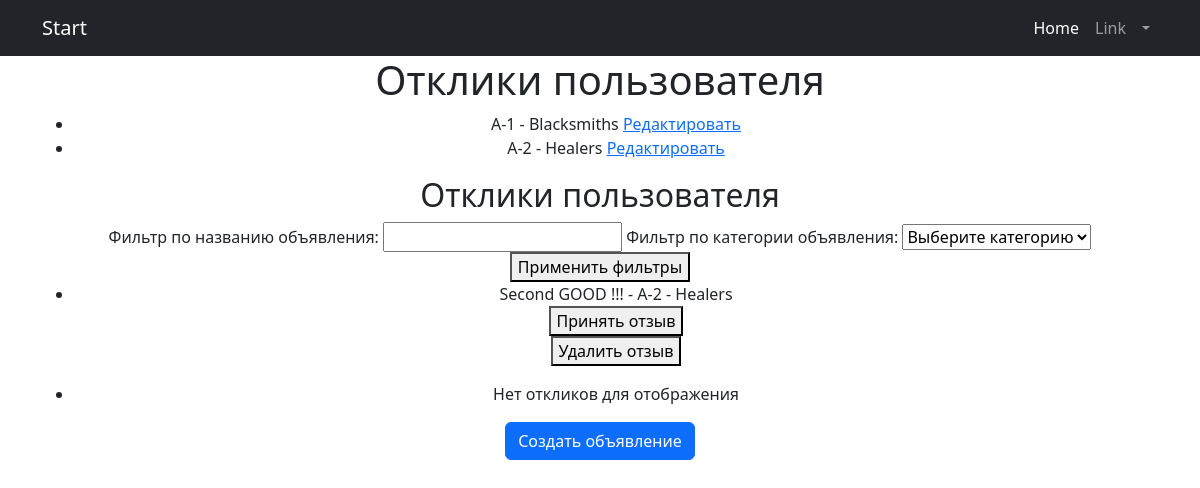
The app's page /user/responses/ (signed in), older data.
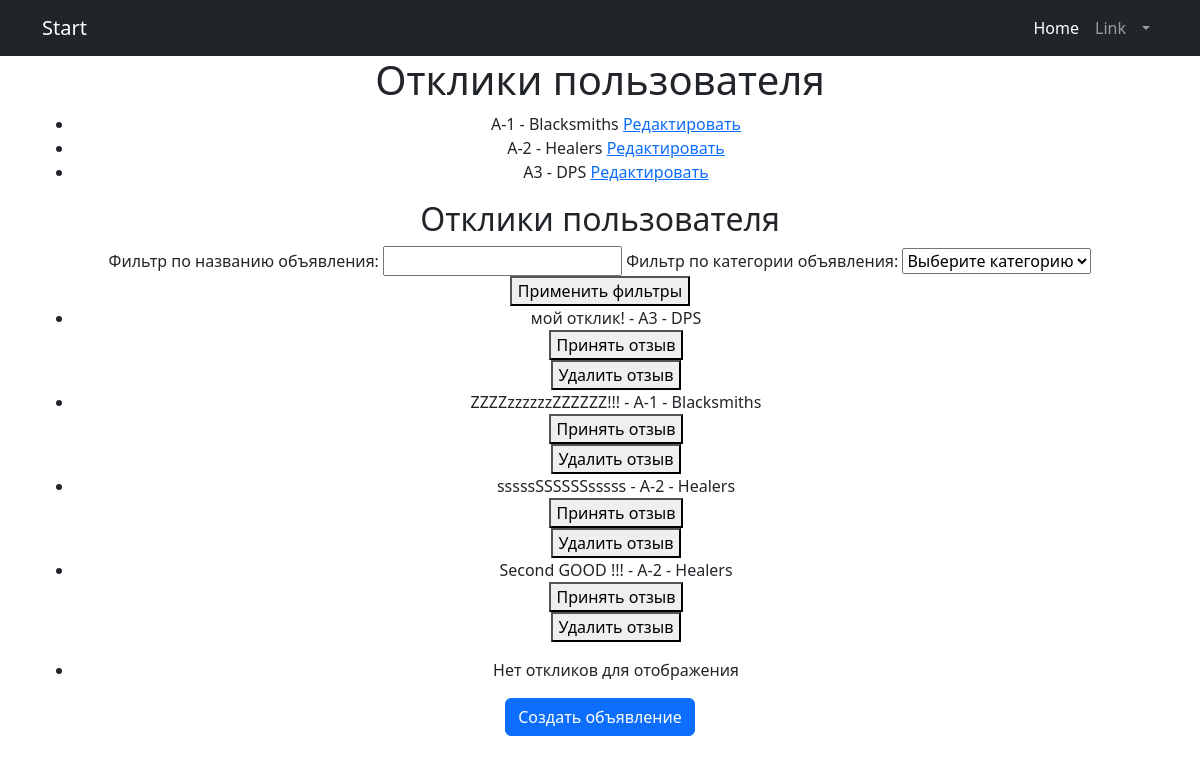
The same page, newer data.
### chat/models.py (models this page shows, shortened)
class Advertisement(models.Model):
    user = models.ForeignKey(settings.AUTH_USER_MODEL, on_delete=models.CASCADE)
    title = models.CharField(max_length=100)
    text = models.TextField()
    image = models.ImageField(upload_to='images/', blank=True, null=True)
    video = models.FileField(upload_to='videos/', blank=True, null=True)
    content = RichTextField()
    category_choices = [
        ('Tanks', 'Танки'),
        ('Healers', 'Хилы'),
        ('DPS', 'ДД'),
        ('Traders', 'Торговцы'),
        ('Guild Masters', 'Гилдмастеры'),
        ('Quest Givers', 'Квестгиверы'),
        ('Blacksmiths', 'Кузнецы'),
        ('Leatherworkers', 'Кожевники'),
        ('Alchemists', 'Зельевары'),
        ('Spellcasters', 'Мастера заклинаний'),
    ]
    category = models.CharField(max_length=20, choices=category_choices)

class Response(models.Model):
    advertisement = models.ForeignKey(Advertisement, on_delete=models.CASCADE, related_name='responses')
    user = models.ForeignKey(settings.AUTH_USER_MODEL, on_delete=models.CASCADE)
    content = models.TextField()
    accepted = models.BooleanField(default=False)
    visible_to_all = models.BooleanField(default=False)

### chat/views.py (the view)
# urls.py: path('user/responses/', views.user_responses, name='user_responses'),
def user_responses(request, advertisement_id=None):
    form = AdvertisementForm()
    user_id = request.user.id
    user_responses = filter_user_responses(user_id, title=request.GET.get('title'),
                                           category=request.GET.get('category'), advertisement_id=advertisement_id).order_by('-id')
    user_advertisements = Advertisement.objects.filter(user_id=user_id)
    return render(request, 'private.html',
                  {'form': form, 'user_responses': user_responses, 'user_advertisements': user_advertisements})

### chat/forms.py
class AdvertisementForm(forms.ModelForm):
    class Meta:
        model = Advertisement
        fields = ['title', 'text', 'category', 'image']

### chat/filter.py (called while the page is built)
def filter_user_responses(user_id, title=None, category=None, advertisement_id=None):
    responses = Response.objects.filter(user_id=user_id)
    if advertisement_id:
        responses = responses.filter(advertisement_id=advertisement_id)
    if title:
        responses = responses.filter(advertisement__title=title)
    if category:
        responses = responses.filter(advertisement__category=category)
    return responses

### chat/templates/private.html (shortened to what this page needs)
{% extends "default.html" %}
{% block content %}
<h1>Отклики пользователя</h1>
<ul>
    {% for advertisement in user_advertisements %}
        <li>
            {{ advertisement.title }} - {{ advertisement.category }}
            <a href="{% url 'advertisement_update' pk=advertisement.id %}">Редактировать</a>
        </li>
    {% empty %}
        <li>У вас пока нет объявлений. <a href="{% url 'advertisement_create' %}">Создать объявление</a></li>
    {% endfor %}
</ul>
<h2>Отклики пользователя</h2>
<form method="GET">
    <label for="title">Фильтр по названию объявления:</label>
    <input type="text" name="title" id="title" value="{{ request.GET.title }}">
    <label for="category">Фильтр по категории объявления:</label>
    <select name="category" id="category">
        <option value="">Выберите категорию</option>
    </select>
    <button type="submit">Применить фильтры</button>
</form>
<ul>
    {% for response in user_responses %}
        <li>
            {{ response.content }} - {{ response.advertisement.title }} - {{ response.advertisement.category }}
            <form action="{% url 'accept_response' response_id=response.id %}" method="post">
                <button type="submit">Принять отзыв</button>
            </form>
            <form action="{% url 'delete_response' response_id=response.id %}" method="post">
                <button type="submit">Удалить отзыв</button>
            </form>
        </li>
    {% empty %}
        <li>Нет откликов соответствующих выбранным фильтрам</li>
    {% endfor %}
</ul>
<ul>
    {% for response in all_responses %}
        <li>
            {{ response.content }} - {{ response.advertisement.title }} - {{ response.advertisement.category }}
        </li>
    {% empty %}
        <li>Нет откликов для отображения</li>
    {% endfor %}
</ul>
<a href="{% url 'advertisement_create' %}" class="btn btn-primary">Создать объявление</a>
{% endblock %}

### chat/templates/default.html (shortened to what this page needs)
<!DOCTYPE html>
<html lang="en">
<head>
    {% load static %}
    <link href="{% static 'css/styles.css' %}" rel="stylesheet"/>
</head>
<body>
<nav class="navbar navbar-expand-lg navbar-dark bg-dark">
    <div class="container">
        <a class="navbar-brand" href="#">Start{{ flatpage.title }}</a>
        <div class="collapse navbar-collapse" id="navbarSupportedContent">
            <ul class="navbar-nav ms-auto mb-2 mb-lg-0">
                <li class="nav-item"><a class="nav-link active" aria-current="page" href="#">Home</a></li>
                <li class="nav-item"><a class="nav-link" href="#">Link</a></li>
                <li class="nav-item dropdown">
                    <a class="nav-link dropdown-toggle" id="navbarDropdown" href="#" role="button"
                       data-bs-toggle="dropdown" aria-expanded="false">{{ flatpage.title }}</a>
                </li>
            </ul>
        </div>
    </div>
</nav>
<div class="container">
    <div class="row">
         <div class="col-lg-12 text-center">
            {% block content %}{% endblock content %}
        </div>
    </div>
</div>
</body>
</html>

Row changes from the older to the newer data that the page shows:
added Advertisement: title "A3", category "DPS"
added Response: content "мой отклик!", advertisement "A3", advertisement.category "DPS"
added Response: content "ZZZZzzzzzzZZZZZZ!!!", advertisement "A-1", advertisement.category "Blacksmiths"
added Response: content "sssssSSSSSSsssss", advertisement "A-2", advertisement.category "Healers"
